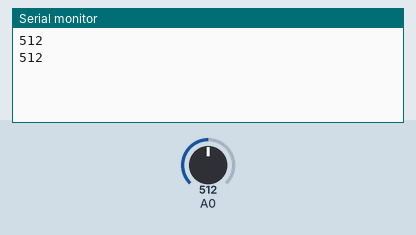
Bench run of a sketch on a simulated Arduino Uno, built with avr-gcc and run on an emulated ATmega328P. Parts: the last lines printed to the serial monitor. Inputs (shaded band) come from the test bench; at power-on: A0 = 512.

Above: at 2.8 s.
2.9 s: A0 set to 716
At 3.8 s:
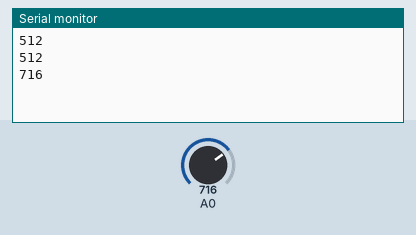
4.4 s: A0 set to 900
At 5.5 s:
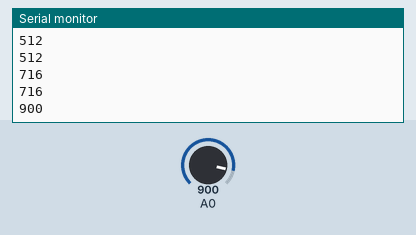
Timing chart, 0 to 7.4 s (numbered marks = the images above; inputs shaded):
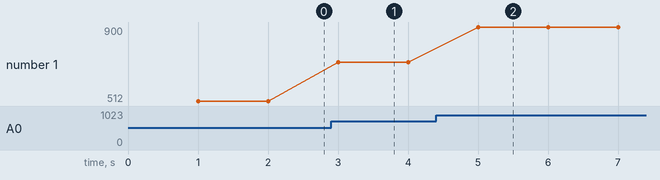

The sketch:

soil_moisture-02.ino
```cpp
/*
 * File:    soil_moisture.ino
 * Author:  Uncle RedBeard
 * Date:    19-NOV-2014
 * Desc:    Testing Sunkee Soil Hygrometer
 */

 int soil = 0;
 unsigned long waitTime = 10000;    //how long to pause - 5s to start
 unsigned long previousMillis = 0;

 void setup(){
   Serial.begin(9600);    //initialize serial comm at 9600 bps
 }

 void loop(){

   delay(1000);
   int sensorValue = analogRead(A0);

   Serial.println(sensorValue);

 }
```

Measured:
- after the input at 2.9 s, the serial monitor: prints a new line after 0.10 s (image 1)
- after the input at 4.4 s, the serial monitor: prints a new line after 0.60 s (image 2)
- plotted number 1: 512 → 716 after the input at 2.9 s, 716 → 900 after the input at 4.4 s
